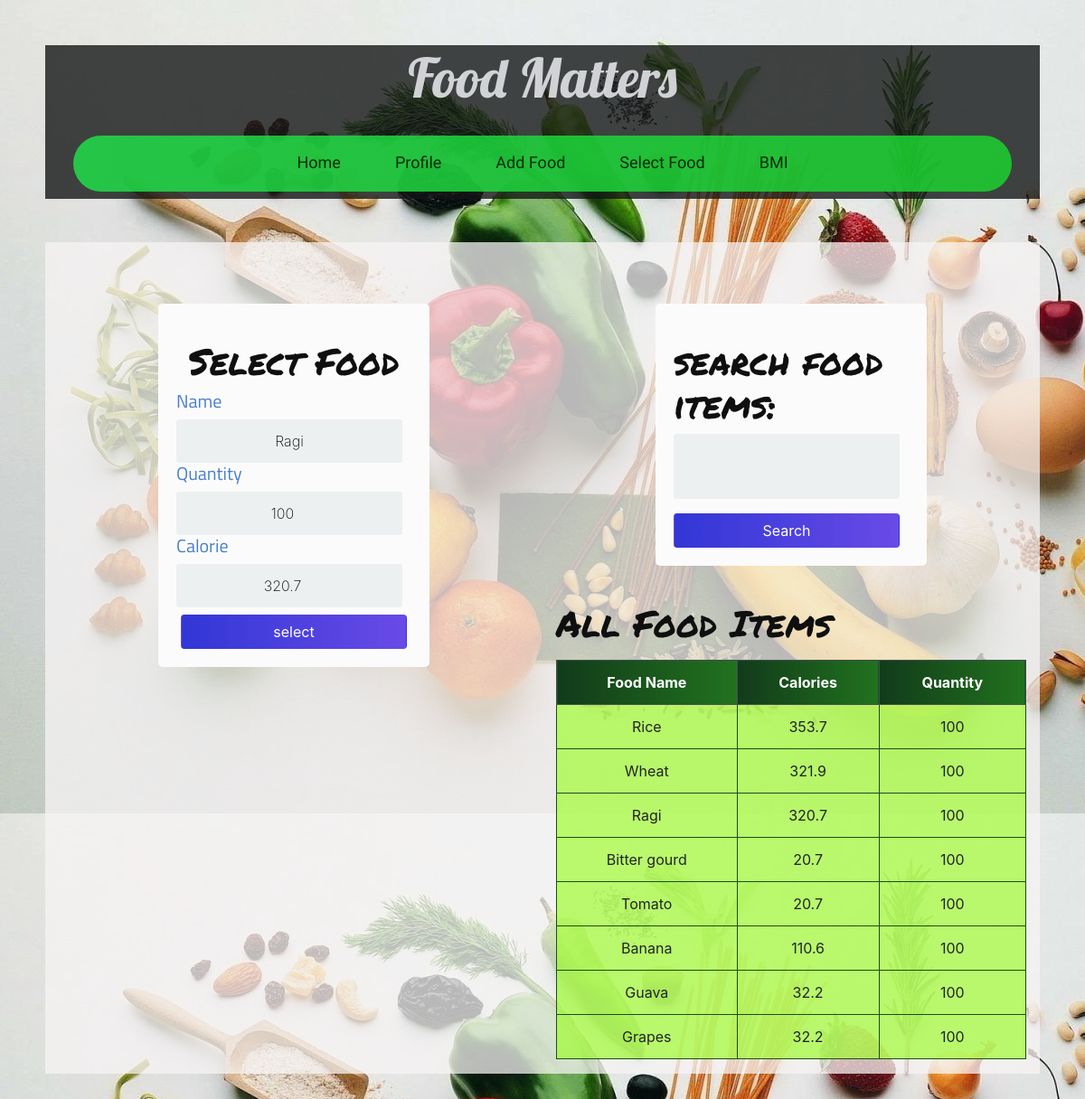
The app's page /update_food/14/ (signed in) with its own data.
### calories/models.py (models this page shows, shortened)
class Food(models.Model):
	name = models.CharField(max_length=200 ,null=False)
	quantity = models.PositiveIntegerField(null=False,default=0)
	calorie = models.FloatField(null=False,default=0)
	person_of = models.ForeignKey(User,null=True,on_delete=models.CASCADE)

### calories/views.py (the view)
# urls.py: path('update_food/<str:pk>/',update_food,name='update_food'),
@login_required
def update_food(request,pk):
	food_items = Food.objects.filter(person_of=request.user)
	food_item = Food.objects.get(id=pk)
	form =  AddFoodForm(instance=food_item)
	if request.method == 'POST':
		form = AddFoodForm(request.POST,instance=food_item)
		if form.is_valid():
			form.save()
			return redirect('profile')
	myFilter = FoodFilter(request.GET,queryset=food_items)
	context = {'form':form,'food_items':food_items,'myFilter':myFilter}
	return render(request,'add_food.html',context)

### calories/forms.py
class AddFoodForm(forms.ModelForm):
    class Meta:
        model = Food
        fields = ('name','quantity','calorie')

### calories/templates/add_food.html (shortened to what this page needs)
{% extends 'base.html' %}
{% block content %}
<br><br>
<div class="container">
<div class="row">
    <div class="col-lg-6">
    <div class="login">
        <div id="ls" class="login-screen">
            <div class="app-title">
                <h1 class="headline">Select Food</h1>
            </div>
            <form method="POST" action="" class="login-form form-inline">
                {% for field in form %}
                <h5 class="form-labels">
                {{ field.label }}
                </h5>
                {{ field }}
                {% endfor %}
                <input class="btn mt-2" type="submit" value="select">
            </form>
        </div>
    </div>
    </div>
    <div class="col-lg-6 ">
    <div class="login">
        <div id="ls" class="login-screen">
              <form method="get">
                  <h1 class="headline">{{ myFilter.form }}</h1>
                  <button class="btn mt-2" type="submit">Search </button>
              </form>
        </div>
    </div>
        <h1 class="headline"> All Food Items </h1>
        <table class="table table-bordered text-center mt-3">
            <thead class="thead-dark">
                <tr>
                    <th scope="col">Food Name</th>
                    <th scope="col">Calories</th>
                    <th scope="col">Quantity</th>
                </tr>
            </thead>
            <tbody>
                {% for food in food_items %}
                <tr>
                    <td>{{ food.name }}</td>
                    <td>{{ food.calorie }}</td>
                    <td>{{ food.quantity }}</td>
                </tr>
                {% endfor %}
            </tbody>
        </table>
    </div>
</div>
</div>
{% endblock content %}

### calories/static/css/base.css (style rules this page uses)
body { font-family: Arial; background-color: #34db66e0; padding: 50px; }
.login { margin: 20px auto; width: 300px; }
.login-screen { background-color: #fcfbfb; padding: 20px; border-radius: 5px }
.app-title { text-align: center; color: #163d1bc8; }
.login-form { text-align: center; }
input { text-align: center; background-color: #ECF0F1; border: 2px solid transparent; border-radius: 3px; font-size: 16px; font-weight: 200; padding: 10px 0; width: 250px; transition: border .5s; }
.btn { background: #457fca; background: -webkit-linear-gradient(to right, #5691c8, #457fca); background: linear-gradient(to right, #1b21d1e6, #4f2de4da); color: white !important; font-size: 16px; line-height: 25px; padding: 10px 0; text-decoration: none; text-shadow: none; border-radius: 3px; box-shadow: none; transition: 0.25s; display: block; width: 250px; margin: 0 auto; }
th { background: #1e3c72; background: -webkit-linear-gradient(to right, #2a5298, #1e3c72); background: linear-gradient(to right, #123b1a, #21721e); }
.headline { font-family: 'Permanent Marker', cursive; padding-top:20px; color: #0f0f0f; color: -webkit-linear-gradient(to right, #6dd5ed, #2193b0); color: linear-gradient(to right, #85154b, #911758); }
.table tr { background-color: #9efc2cab; }
table.table-bordered > thead > tr > th { border:1px solid #153917; }
table.table-bordered > tbody > tr > td { border:1px solid #16501a; }
.form-labels { font-family: 'Titillium Web', sans-serif; color:#457fca; }

### records on screen
Food: form "Ragi" "100" "320.7", name "Ragi", calorie "320.7", quantity "100"
Food: name "Rice", calorie "353.7", quantity "100"
Food: name "Wheat", calorie "321.9", quantity "100"
Food: name "Bitter gourd", calorie "20.7", quantity "100"
Food: name "Tomato", calorie "20.7", quantity "100"
Food: name "Banana", calorie "110.6", quantity "100"
Food: name "Guava", calorie "32.2", quantity "100"
Food: name "Grapes", calorie "32.2", quantity "100"

### other values on screen
{{ field.label }} "Name" "Quantity" "Calorie"
